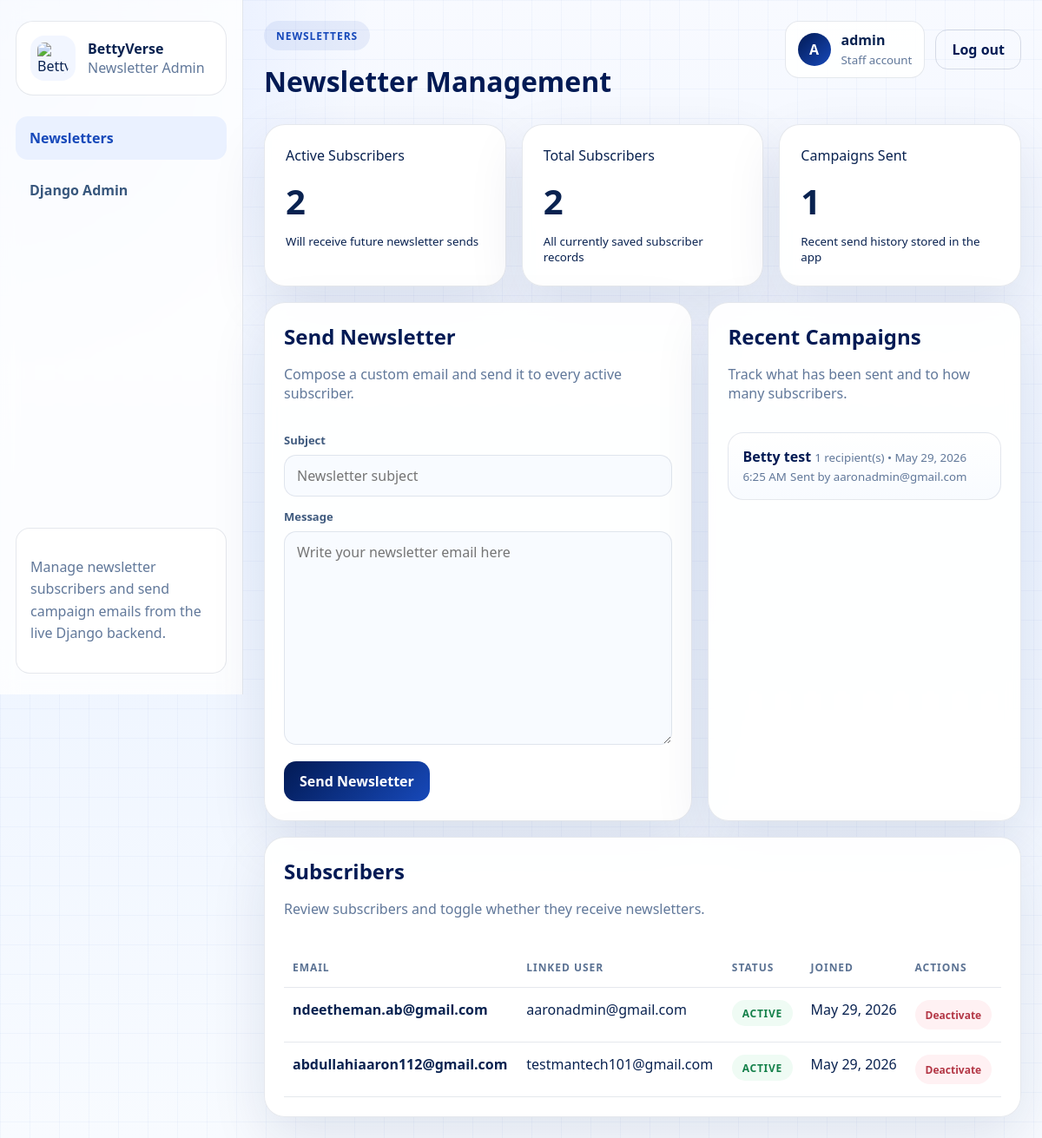
Screenshot of /admin-panel/newsletters/ (signed in) with the database file from the repository.
### core/models.py (models this page shows, shortened)
class User(AbstractUser):
    phone = models.CharField(max_length=20, blank=True, null=True)
    is_email_verified = models.BooleanField(default=False)
    email_verification_code = models.CharField(max_length=6, blank=True)
    email_verification_sent_at = models.DateTimeField(blank=True, null=True)
    preferred_contact = models.CharField(
        max_length=10,
        choices=[('email', 'Email'), ('phone', 'Phone'), ('whatsapp', 'WhatsApp')],
        default='email'
    )
    birthday = models.DateField(blank=True, null=True)
    event_preferences = models.CharField(max_length=255, blank=True, null=True)
    notes = models.TextField(blank=True, null=True)
    tier = models.CharField(max_length=50, default='Standard')

class NewsletterCampaign(models.Model):
    subject = models.CharField(max_length=255)
    body = models.TextField()
    sent_by = models.ForeignKey(User, on_delete=models.SET_NULL, null=True, blank=True, related_name='sent_newsletter_campaigns')
    recipient_count = models.PositiveIntegerField(default=0)
    sent_at = models.DateTimeField(blank=True, null=True)
    created_at = models.DateTimeField(auto_now_add=True)
    class Meta:
        ordering = ('-created_at',)

class NewsletterSubscriber(models.Model):
    email = models.EmailField(unique=True)
    user = models.ForeignKey(User, on_delete=models.SET_NULL, null=True, blank=True, related_name='newsletter_subscriptions')
    is_active = models.BooleanField(default=True)
    created_at = models.DateTimeField(auto_now_add=True)
    updated_at = models.DateTimeField(auto_now=True)

### core/views.py (the view, shortened to what this page needs)
# urls.py: path('admin-panel/newsletters/', NewsletterAdminView.as_view(), name='newsletter_admin'),
class NewsletterAdminView(StaffRequiredMixin, TemplateView):
    template_name = "admin-panel/newsletters.html"
    def get_context_data(self, **kwargs):
        context = super().get_context_data(**kwargs)
        context["subscribers"] = NewsletterSubscriber.objects.order_by("-created_at")
        context["campaigns"] = NewsletterCampaign.objects.select_related("sent_by").order_by("-created_at")[:20]
        context["form"] = kwargs.get("form") or NewsletterCampaignForm()
        context["active_subscriber_count"] = NewsletterSubscriber.objects.filter(is_active=True).count()
        return context

### core/forms.py
class NewsletterCampaignForm(forms.ModelForm):
    class Meta:
        model = NewsletterCampaign
        fields = ("subject", "body")
        widgets = {
            "subject": forms.TextInput(attrs={"placeholder": "Newsletter subject"}),
            "body": forms.Textarea(attrs={"rows": 10, "placeholder": "Write your newsletter email here"}),
        }

### core/views.py (called while the page is built)
    def test_func(self):
        return bool(self.request.user.is_staff)

### templates/admin-panel/newsletters.html (shortened to what this page needs)
{% load static %}
<!DOCTYPE html>
<html lang="en">
<head>
  <link rel="stylesheet" href="{% static 'admin-panel/admin.css' %}">
</head>
<body class="admin-body">
  <div class="admin-shell">
    <aside class="admin-sidebar">
      <div class="admin-sidebar__brand">
        <img src="{% static 'images/logo.png' %}" alt="BettyVerse logo">
        <div>
          <strong>BettyVerse</strong>
          <span>Newsletter Admin</span>
        </div>
      </div>
      <nav class="admin-nav" aria-label="Admin navigation">
        <a class="admin-nav__item is-active" href="{% url 'newsletter_admin' %}">Newsletters</a>
        <a class="admin-nav__item" href="{% url 'admin:index' %}">Django Admin</a>
      </nav>
      <div class="admin-sidebar__footer">
        <p>Manage newsletter subscribers and send campaign emails from the live Django backend.</p>
      </div>
    </aside>
    <div class="admin-main">
      <header class="admin-topbar">
        <div>
          <span class="admin-chip admin-chip--soft">Newsletters</span>
          <h1>Newsletter Management</h1>
        </div>
        <div class="admin-topbar__actions">
          <div class="admin-user-pill">
            <span class="admin-user-pill__avatar">{{ request.user.username|first|upper }}</span>
            <div>
              <strong>{{ request.user.get_full_name|default:request.user.username }}</strong>
              <small>Staff account</small>
            </div>
          </div>
          <form method="post" action="{% url 'logout' %}" style="display: inline;">
            <button class="admin-btn admin-btn--ghost" type="submit">Log out</button>
          </form>
        </div>
      </header>
      <main class="admin-content">
        <div class="admin-metric-grid">
          <article class="admin-metric-card">
            <span>Active Subscribers</span>
            <strong>{{ active_subscriber_count }}</strong>
            <small>Will receive future newsletter sends</small>
          </article>
          <article class="admin-metric-card">
            <span>Total Subscribers</span>
            <strong>{{ subscribers|length }}</strong>
            <small>All currently saved subscriber records</small>
          </article>
          <article class="admin-metric-card">
            <span>Campaigns Sent</span>
            <strong>{{ campaigns|length }}</strong>
            <small>Recent send history stored in the app</small>
          </article>
        </div>
        <div class="admin-split admin-split--wide" style="margin-top: 18px;">
          <section class="admin-panel-card">
            <div class="admin-panel-card__head">
              <div>
                <h2>Send Newsletter</h2>
                <p>Compose a custom email and send it to every active subscriber.</p>
              </div>
            </div>
            <form class="admin-form-grid" method="post">
              <label class="admin-field admin-field--full">
                <span>Subject</span>
                {{ form.subject }}
              </label>
              <label class="admin-field admin-field--full">
                <span>Message</span>
                {{ form.body }}
              </label>
              <div class="admin-form-actions admin-field--full">
                <button class="admin-btn admin-btn--primary" type="submit">Send Newsletter</button>
              </div>
            </form>
          </section>
          <section class="admin-panel-card">
            <div class="admin-panel-card__head">
              <div>
                <h2>Recent Campaigns</h2>
                <p>Track what has been sent and to how many subscribers.</p>
              </div>
            </div>
            {% if campaigns %}
            <div class="admin-list-stack">
              {% for campaign in campaigns %}
              <div class="admin-list-row">
                <strong>{{ campaign.subject }}</strong>
                <small>{{ campaign.recipient_count }} recipient(s){% if campaign.sent_at %} • {{ campaign.sent_at|date:"M j, Y g:i A" }}{% endif %}</small>
                <small>{% if campaign.sent_by %}Sent by {{ campaign.sent_by.email }}{% else %}Sent by system{% endif %}</small>
              </div>
              {% endfor %}
            </div>
            {% else %}
            <div class="admin-empty-state">No newsletter campaigns have been sent yet.</div>
            {% endif %}
          </section>
        </div>
        <section class="admin-panel-card" style="margin-top: 18px;">
          <div class="admin-panel-card__head">
            <div>
              <h2>Subscribers</h2>
              <p>Review subscribers and toggle whether they receive newsletters.</p>
            </div>
          </div>
          <div class="admin-table-wrap">
            <table class="admin-table">
              <thead>
                <tr>
                  <th>Email</th>
                  <th>Linked User</th>
                  <th>Status</th>
                  <th>Joined</th>
                  <th>Actions</th>
                </tr>
              </thead>
              <tbody>
                {% for subscriber in subscribers %}
                <tr>
                  <td><strong>{{ subscriber.email }}</strong></td>
                  <td>{% if subscriber.user %}{{ subscriber.user.email }}{% else %}-{% endif %}</td>
                  <td>
                    {% if subscriber.is_active %}
                    <span class="admin-badge is-paid">active</span>
                    {% else %}
                    <span class="admin-badge is-cancelled">inactive</span>
                    {% endif %}
                  </td>
                  <td>{{ subscriber.created_at|date:"M j, Y" }}</td>
                  <td>
                    <form method="post" action="{% url 'newsletter_subscriber_toggle' subscriber.id %}">
                      <button class="admin-table__action{% if subscriber.is_active %} is-danger{% else %} is-success{% endif %}" type="submit">
                        {% if subscriber.is_active %}Deactivate{% else %}Reactivate{% endif %}
                      </button>
                    </form>
                  </td>
                </tr>
                {% empty %}
                <tr>
                  <td colspan="5">
                    <div class="admin-empty-state">No newsletter subscribers yet.</div>
                  </td>
                </tr>
                {% endfor %}
              </tbody>
            </table>
          </div>
        </section>
      </main>
    </div>
  </div>
</body>
</html>

### rows the page displays
User: user.username|first "A", user.get_full_name "admin"
NewsletterCampaign: subject "Betty test", recipient_count "1", sent_at "May 29, 2026 6:25 AM", sent_by.email "aaronadmin@gmail.com"
NewsletterSubscriber: email "ndeetheman.ab@gmail.com", user.email "aaronadmin@gmail.com", is_active "ACTIVE", created_at "May 29, 2026"
NewsletterSubscriber: email "abdullahiaaron112@gmail.com", user.email "testmantech101@gmail.com", is_active "ACTIVE", created_at "May 29, 2026"

### other values shown
{{ active_subscriber_count }} "2"
{{ subscribers|length }} "2"
{{ campaigns|length }} "1"
